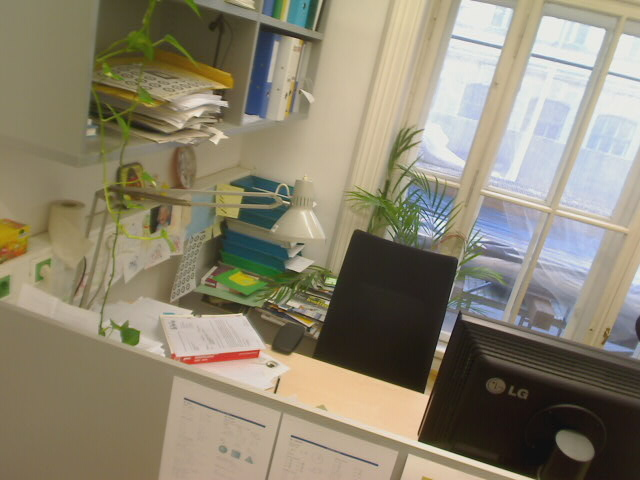
#> input picture assignment_2_code/desk/Image-00.jpg, 640 x 480 px, found by its file name
$ python main_descriptors_image.py
#> lines starting #> are read from the running program, lines starting #| are printed output that depends on the picture
### assignment_2_code/harris_corner.py
#!/usr/bin/env python3
# -*- coding: utf-8 -*-

""" Corner detection with the Harris corner detector

Author: Max Tamussino
MatrNr: 01611815
"""
import numpy as np
import cv2


def harris_corner(img, sigma1, sigma2, k, threshold):
    """ Detect corners using the Harris corner detector

    :param img: Grayscale input image
    :type img: np.ndarray with shape (height, width) with dtype = np.float32 and values in the range [0., 1.]

    :param sigma1: Sigma for the first Gaussian filtering
    :type sigma1: float

    :param sigma2: Sigma for the second Gaussian filtering
    :type sigma2: float

    :param k: Coefficient for harris formula
    :type k: float

    :param threshold: corner threshold
    :type threshold: float

    :return: (i_xx, i_yy, i_xy, g_xx, g_yy, g_xy, h_dense, h_nonmax, corners):
        i_xx: squared input image filtered with derivative of gaussian in x-direction
        i_yy: squared input image filtered with derivative of gaussian in y-direction
        i_xy: Multiplication of input image filtered with derivative of gaussian in x- and y-direction
        g_xx: i_xx filtered by larger gaussian
        g_yy: i_yy filtered by larger gaussian
        g_xy: i_xy filtered by larger gaussian
        h_dense: Result of harris calculation for every pixel. Array of same size as input image.
            Values normalized to 0-1
        h_nonmax: Binary mask of non-maxima suppression. Array of same size as input image.
            1 where values are NOT suppressed, 0 where they are.
        corners: n x 3 array containing all detected corners after thresholding and non-maxima suppression.
            Every row vector represents a corner with the elements [y, x, d]
            (d is the result of the harris calculation)
    :rtype: (np.ndarray, np.ndarray, np.ndarray, np.ndarray, np.ndarray, np.ndarray, np.ndarray, np.ndarray, np.ndarray)

    """

    ######################################################
    # Create first gaussian kernel with sigma1
    kernel_width1 = 2 * round(3 * sigma1) + 1
    kernel = cv2.getGaussianKernel(kernel_width1, sigma1)  # (kernel_width x 1)
    gauss1 = np.outer(kernel, kernel.transpose())  # (kernel_width x kernel_width)

    # Apply blurring to input image
    blurred = cv2.filter2D(img, -1, gauss1)

    # Compute derivative and squares/products needed
    i_x = np.gradient(blurred, axis=0)
    i_y = np.gradient(blurred, axis=1)
    i_xy = np.multiply(i_x, i_y)
    i_xx = np.square(i_x)
    i_yy = np.square(i_y)

    # Create second gaussian kernel with sigma2
    kernel_width2 = 2 * round(3 * sigma2) + 1
    kernel = cv2.getGaussianKernel(kernel_width2, sigma2)  # (kernel_width x 1)
    gauss2 = np.outer(kernel, kernel.transpose())  # (kernel_width x kernel_width)

    # Apply blurring to the derivatives
    g_xx = cv2.filter2D(i_xx, -1, gauss2)
    g_yy = cv2.filter2D(i_yy, -1, gauss2)
    g_xy = cv2.filter2D(i_xy, -1, gauss2)

    # Compute value R for all entries: det(M)-k*trace(M)^2
    # Note: M = ((g_xx, g_xy), (g_xy, g_yy))
    # Note: det(M) = g_xx * g_yy - g_xy * g_xy
    # Note: trace(M) = g_xx + g_yy
    h_dense = np.multiply(g_xx, g_yy) - np.square(g_xy) - k * np.square(g_xx + g_yy)
    h_dense /= np.max(h_dense)
    h_dense = np.where(h_dense >= threshold, h_dense, 0)

    # Create neighbour arrays to compare
    north = np.roll(h_dense, 1, 0)
    south = np.roll(h_dense, -1, 0)
    west = np.roll(h_dense, -1, 1)
    east = np.roll(h_dense, 1, 1)
    northwest = np.roll(h_dense, (1, -1), (0, 1))
    northeast = np.roll(h_dense, (1, 1), (0, 1))
    southwest = np.roll(h_dense, (-1, -1), (0, 1))
    southeast = np.roll(h_dense, (-1, 1), (0, 1))

    # Decision tree: where h_dense is greater than all neighbours, h_nonmax is 1
    inter_1 = np.logical_and(h_dense >= north, h_dense > south)
    inter_2 = np.logical_and(h_dense >= east, h_dense > west)
    inter_3 = np.logical_and(h_dense >= northeast, h_dense > southwest)
    inter_4 = np.logical_and(h_dense >= southeast, h_dense > northwest)
    inter_5 = np.logical_and(inter_1, inter_2)
    inter_6 = np.logical_and(inter_3, inter_4)
    inter_7 = np.logical_and(inter_5, inter_6)
    h_nonmax = np.where(inter_7, 1, 0)

    # Filter coordinates where h_nonmax != 0
    coordinates = np.argwhere(h_nonmax)

    # Initialise array with additional column
    corners = np.zeros((coordinates.shape[0], 3))

    # Assign first two columns with coordinates and third with value of R
    corners[:, [0, 1]] = coordinates
    corners[:, 2] = h_dense[coordinates[:, 0], coordinates[:, 1]]

    # Print number of found corners
    print(coordinates.shape[0])

    return i_xx, i_yy, i_xy, g_xx, g_yy, g_xy, h_dense, h_nonmax, corners
    ######################################################

### assignment_2_code/descriptor_functions.py
#!/usr/bin/env python3
# -*- coding: utf-8 -*-

""" Descriptor functions

Author: Max Tamussino
MatrNr: 01611815
"""
from typing import Callable

import numpy as np
import cv2

from helper_functions import circle_mask


# [62 lines left out: functions patch_basic, patch_norm, patch_sort, patch_sort_circle, not called in this run]
    ######################################################


def block_orientations(patch: np.ndarray) -> np.ndarray:
    """ Compute orientation-histogram based descriptor from a patch

    Orientation histograms from 16 4 x 4 blocks of the patch, concatenated in row major order (1 x 128).
    Each orientation histogram should consist of 8 bins in the range [-pi, pi], each bin being weighted by the sum of
    gradient magnitudes of pixel orientations assigned to that bin.

    :param patch: Patch of the image around a corner
    :type patch: np.ndarray with shape (16, 16)

    :return: Orientation-histogram based Descriptor
    :rtype: np.ndarray with shape (1, 128)
    """
    ######################################################
    descriptor = np.zeros((1, 0))

    # Calculate gradients
    grad_x = np.gradient(patch, axis=0)
    grad_y = np.gradient(patch, axis=1)
    grad_mag = np.sqrt(np.square(grad_x) + np.square(grad_y))

    # Calculate orientations
    orient = np.arctan2(grad_y, grad_x)

    # Prepare bins for value characterisation
    bins = np.arange(-np.pi, np.pi, 2*np.pi/8)

    # Iterate over the blocks
    for i in range(0, 4):
        for j in range(0, 4):
            # Create sub patch and characterise content according to bins
            sub_patch_grad_mag = grad_mag[i * 4:(i + 1) * 4, j * 4:(j + 1) * 4]
            sub_patch_orient = orient[i * 4:(i + 1) * 4, j * 4:(j + 1) * 4]
            sub_patch_orient_binned = np.digitize(sub_patch_orient, bins)

            # Create histogram
            histogram = np.zeros((1, 8))
            for k in range(0, 8):
                # Histogram entry is the sum of gradient magnitudes found in that bin
                histogram[0, k] = np.sum(np.multiply(np.where(sub_patch_orient_binned == k, 1, 0), sub_patch_grad_mag))

            # Normalise histogram by gradient magnitude sum
            gradient_sum = np.sum(sub_patch_grad_mag)
            if gradient_sum != 0:
                histogram = histogram / gradient_sum

            # Add histogram to the descriptor
            descriptor = np.hstack((descriptor, histogram))

    return descriptor
    ######################################################


def compute_descriptors(descriptor_func: Callable,
                        img: np.ndarray,
                        locations: np.ndarray,
                        patch_size: int) -> (np.ndarray, np.ndarray):
    """ Calculate the given descriptor using descriptor_func on patches of the image, centred on the locations provided

    :param descriptor_func: Descriptor to compute at each location
    :type descriptor_func: function

    :param img: Grayscale input image
    :type img: np.ndarray with shape (height, width) with dtype = np.float32 and values in the range [0., 1.]

    :param locations: Locations at which to compute the descriptors (n x 2)
    :type locations: np.ndarray with the shape (n x 2). First column is y (row), second is x (column).

    :param patch_size: Value defining the width and height of the patch around each location
        to pass to the descriptor function.
    :type patch_size: int

    :return: (interest_points, descriptors):
        interest_points: k x 2 array containing the image coordinates [y,x] of the corners.
            Locations too close to the image boundary to cut out the image patch should not be contained.
        descriptors: k x patch_size^2 matrix containing the patch descriptors.
            Each row vector stores the concatenated column vectors of the image patch around each corner.
            Corners too close to the image boundary to cut out the image patch should not be contained.
    :rtype: (np.ndarray, np.ndarray)
    """
    ######################################################
    interest_points = np.zeros((0, 2))
    if descriptor_func == block_orientations:
        descriptors = np.zeros((0, 128))
    else:
        descriptors = np.zeros((0, patch_size*patch_size))

    patch_rad = int((patch_size - 1) / 2)
    right_top_addon = 0
    if patch_size % 2 == 0:
        right_top_addon = 1

    for loc in locations:
        x = int(loc[0])
        y = int(loc[1])
        if x < patch_rad or x > img.shape[0] - patch_rad - right_top_addon:
            # print("skipped x={} y={}".format(x, y))
            continue
        if y < patch_rad or y > img.shape[1] - patch_rad - right_top_addon:
            # print("skipped x={} y={}".format(x, y))
            continue
        patch = img[x - patch_rad:x + patch_rad + 1 + right_top_addon,
                    y - patch_rad:y + patch_rad + 1 + right_top_addon]
        descriptor = descriptor_func(patch)
        interest_points = np.vstack((interest_points, [x, y]))
        descriptors = np.vstack((descriptors, descriptor))

    return interest_points, descriptors
    ######################################################

### assignment_2_code/match_descriptors.py
#!/usr/bin/env python3
# -*- coding: utf-8 -*-

""" Match descriptors in two images

Author: Max Tamussino
MatrNr: 01611815
"""
import numpy as np
import cv2


def match_descriptors(descriptors_1: np.ndarray, descriptors_2: np.ndarray, best_only: bool) -> np.ndarray:
    """ Find matches for patch descriptors

    :param descriptors_1: Patch descriptors of first image
    :type descriptors_1: np.ndarray with shape (m, n) containing m descriptors of length n

    :param descriptors_2: Patch descriptor of second image
    :type descriptors_2: np.ndarray with shape (m, n) containing m descriptors of length n

    :param best_only: If True, only keep the best match for each descriptor
    :type best_only: Boolean

    :return: Array representing the successful matches. Each row contains the indices of the matches descriptors
    :rtype: np.ndarray with shape (k, 2) with k being the number of matches
    """
    ######################################################
    # Empty array of matches
    matches = np.zeros((0, 2)).astype(int)

    # Keep track of index
    index1 = -1
    for descr1 in descriptors_1:
        # Index tracking
        index1 += 1
        index2 = -1

        # Save best & second best match (and index for the best)
        best_index = -1
        best_val = 1000
        secondbest_val = 1000

        for descr2 in descriptors_2:
            # Index tracking
            index2 += 1

            # Calculate distance
            new_val = np.linalg.norm(descr1 - descr2)

            # Compare distance to best & second best
            if new_val < best_val:
                secondbest_val = best_val
                best_val = new_val
                best_index = index2
            elif new_val < secondbest_val:
                secondbest_val = new_val

        # Only add to matches if best << second best
        if best_val / secondbest_val < 0.8:
            matches = np.vstack((matches, [index1, best_index]))

    print("Image one: {} corners".format(descriptors_1.shape[0]))
    print("Image two: {} corners".format(descriptors_2.shape[0]))
    print("Matches: {}".format(matches.shape[0]))
    return matches
    ######################################################

### assignment_2_code/helper_functions.py
#!/usr/bin/env python3
# -*- coding: utf-8 -*-

"""
Machine Vision and Cognitive Robotics (376.054)
Exercise 2: Harris Corners
Clara Haider, Matthias Hirschmanner 2020
Automation & Control Institute, TU Wien

Tutors: machinevision@acin.tuwien.ac.at
"""
import numpy as np
import matplotlib.pyplot as plt
import cv2


# [92 lines left out: function show_corners, not called in this run]


def show_matches(img_1: np.ndarray,
                 img_2: np.ndarray,
                 corners_1: np.ndarray,
                 corners_2: np.ndarray,
                 matches: np.ndarray,
                 save_image: bool = False):
    """ Plot the matches between two images

    :param img_1: First grayscale image
    :type img_1: np.ndarray with shape (height, width) with dtype = np.float32 and values in the range [0., 1.]

    :param img_2: Second grayscale image
    :type img_2: np.ndarray with shape (height, width) with dtype = np.float32 and values in the range [0., 1.]

    :param corners_1: Array containing the coordinates of all detected corners in the first image
    :type corners_1: np.ndarray with shape (n, 2) where each row consists of the [y, x] coordinates of an corner

    :param corners_2: Array containing the coordinates of all detected corners in the second image
    :type corners_2: np.ndarray with shape (n, 2) where each row consists of the [y, x] coordinates of an corner

    :param matches: Array representing the successful matches. Each row contains the indices of the matches descriptors
    :param save_image: np.ndarray with shape (k, 2) with k being the number of matches.
        Each row contains the index of the corner in img_1 and img_2 respectively: [idx_1, idx_2]

    :return: None
    """
    height_a, width_a = img_1.shape
    height_b, width_b = img_2.shape

    if height_a < height_b:
        img_1 = np.r_[img_1, np.zeros((height_b - height_a, width_a))]
    elif height_b < height_a:
        img_2 = np.r_[img_2, np.zeros((height_a - height_b, width_b))]

    img = np.c_[img_1, img_2]

    plt.figure(2)
    plt.imshow(img, cmap='gray')

    # plot red X at Corners
    plt.scatter(x=corners_1[:, 1], y=corners_1[:, 0], c='red', marker='x', lw=0.3)
    plt.scatter(x=corners_2[:, 1] + width_a, y=corners_2[:, 0], c='red', marker='x', lw=0.3)

    for i in range(0, matches.shape[0]):
        y = np.c_[corners_1[int(matches[i, 0]), 0], corners_2[int(matches[i, 1]), 0]].flatten()
        x = np.c_[corners_1[int(matches[i, 0]), 1], corners_2[int(matches[i, 1]), 1] + width_a].flatten()
        color = np.random.uniform(0, 1, 3)

        plt.plot(x, y, c=color, lw=0.5)

    plt.xticks([])
    plt.yticks([])
    plt.tight_layout()
    if save_image:
        plt.savefig('matches.png', dpi=300)
    plt.show()


# [50 lines left out: functions circle_mask, rotate_bound, not called in this run]

### assignment_2_code/main_descriptors_image.py
#!/usr/bin/env python3
# -*- coding: utf-8 -*-

"""
Machine Vision and Cognitive Robotics (376.054)
Exercise 2b: Harris Corners
Clara Haider, Matthias Hirschmanner 2020
Automation & Control Institute, TU Wien

Tutors: machinevision@acin.tuwien.ac.at
"""
from pathlib import Path

import numpy as np
from descriptor_functions import *
from harris_corner import harris_corner
from helper_functions import *
from match_descriptors import *

if __name__ == '__main__':
    save_image = True  # Enables saving of matches image
    imageset = 3

    if imageset == 0:
        # Plant
        img_path_1 = 'plant/Image_0_1.JPG'
        img_path_2 = 'plant/Image_0_2.JPG'
    elif imageset == 1:
        # Desk
        img_path_1 = 'desk/Image-00.JPG'
        img_path_2 = 'desk/Image-01.JPG'
    elif imageset == 2:
        # Desk (exposure)
        img_path_1 = 'desk/Image-00.JPG'
        img_path_2 = 'desk/Image-01-cl.JPG'
    elif imageset == 3:
        # Desk (far)
        img_path_1 = 'desk/Image-00.JPG'
        img_path_2 = 'desk/Image-03.JPG'
    elif imageset == 4:
        # Plant (far)
        img_path_1 = 'plant/Image_0_0.JPG'
        img_path_2 = 'plant/Image_0_3.JPG'

    # Parameters
    sigma1 = 1
    sigma2 = 2
    threshold = 0.01
    k = 0.04
    patch_size = 9
    rotation = 0.0


    current_path = Path(__file__).parent
    img_gray_1 = cv2.imread(str(current_path.joinpath(img_path_1)), cv2.IMREAD_GRAYSCALE)
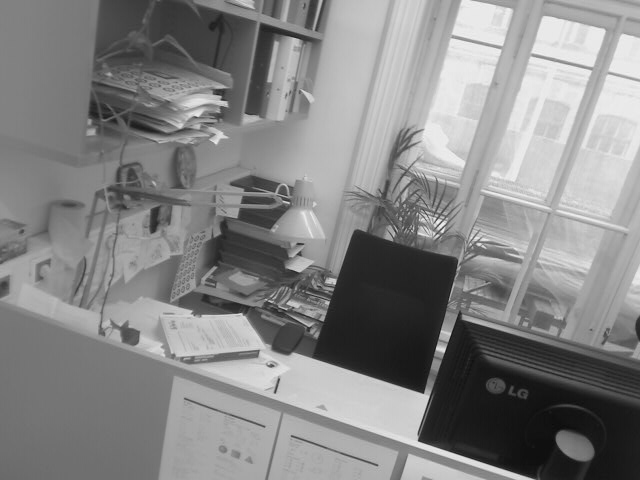
#> img_gray_1: shape (480, 640); min 9, max 248, mean 133.4
    if img_gray_1 is None:
        raise FileNotFoundError("Couldn't load image " + str(current_path.joinpath(img_path_1)))

    img_gray_2 = cv2.imread(str(current_path.joinpath(img_path_2)), cv2.IMREAD_GRAYSCALE)
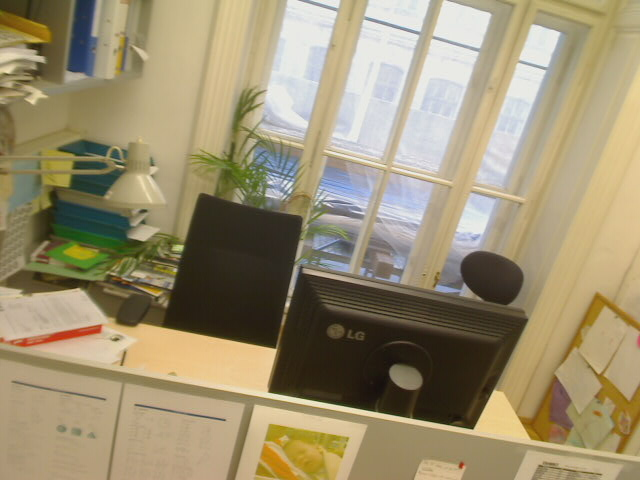
#> input picture assignment_2_code/desk/Image-03.jpg, 640 x 480 px, found by its file name
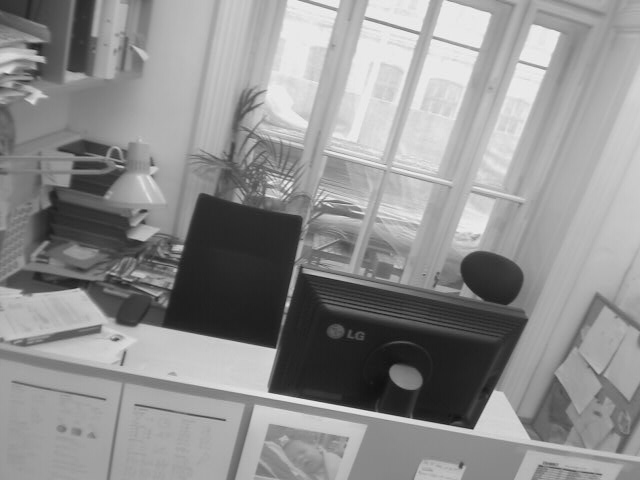
#> img_gray_2: shape (480, 640); min 17, max 244, mean 143.9
    if img_gray_2 is None:
        raise FileNotFoundError("Couldn't load image " + str(current_path.joinpath(img_path_2)))

    # Rotation of the image
    if rotation > 0:
        img_gray_2 = rotate_bound(img_gray_2, rotation)

    # Convert images from uint8 with range [0,255] to float32 with range [0,1]
    img_gray_1 = img_gray_1.astype(np.float32) / 255.
    img_gray_2 = img_gray_2.astype(np.float32) / 255.

    # Choose which descriptor to use by indexing into the cell array
    descriptor_func_ind = 4

    # descriptor function names
    descriptor_funcs = [patch_basic, patch_norm, patch_sort, patch_sort_circle, block_orientations]

    # Patch size must be 16 for block_orientations
    if descriptor_func_ind == 4:
        patch_size = 16

    descriptor_func = descriptor_funcs[descriptor_func_ind]

    # Harris corner detector
    _, _, _, _, _, _, _, _, corners = harris_corner(img_gray_1, sigma1=sigma1, sigma2=sigma2, threshold=threshold, k=k)
#> in harris_corner, `g_xy = cv2.filter2D(i_xy, -1, gauss2)`:
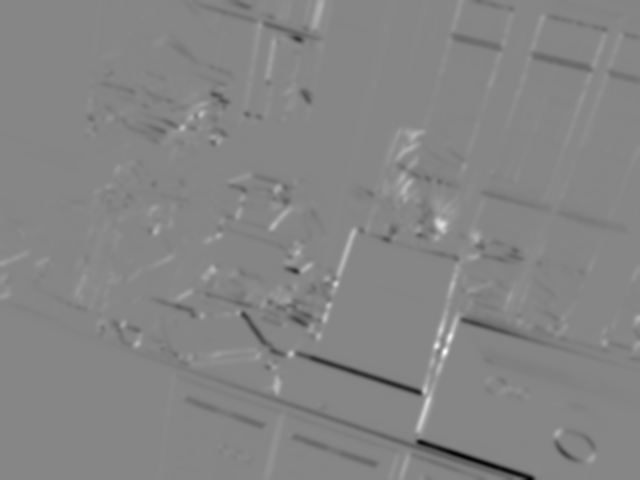
#> g_xy: shape (480, 640) float32; min -0.00718, max 0.00648, mean -3.76e-05; drawn with min black and max white
#> in harris_corner, `h_dense = np.multiply(g_xx, g_yy) - np.square(g_xy) - k * np.square(g_..`:
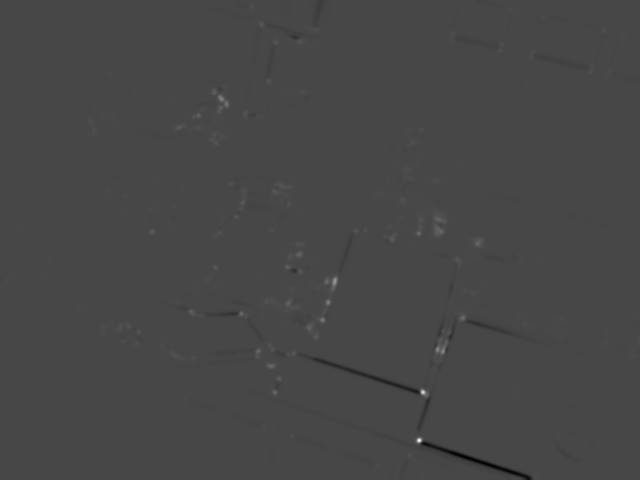
#> h_dense: shape (480, 640) float32; min -1.95e-05, max 5.05e-05, mean -7.06e-09; drawn with min black and max white
#> in harris_corner, `inter_1 = np.logical_and(h_dense >= north, h_dense > south)`:
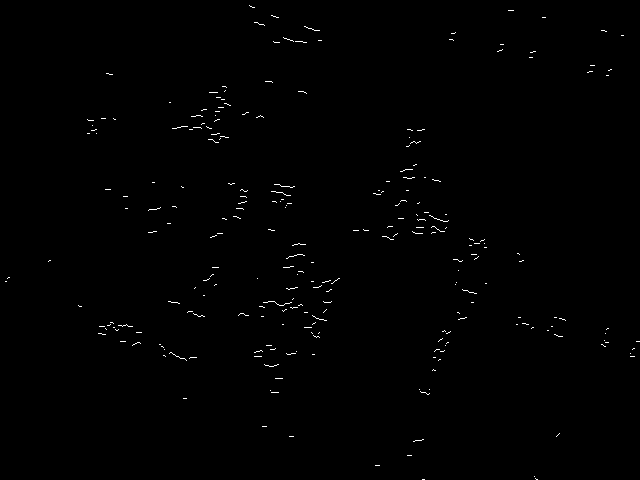
#> inter_1: shape (480, 640) bool; 0.48% white in thin lines or dots
#> in harris_corner, `inter_6 = np.logical_and(inter_3, inter_4)`:
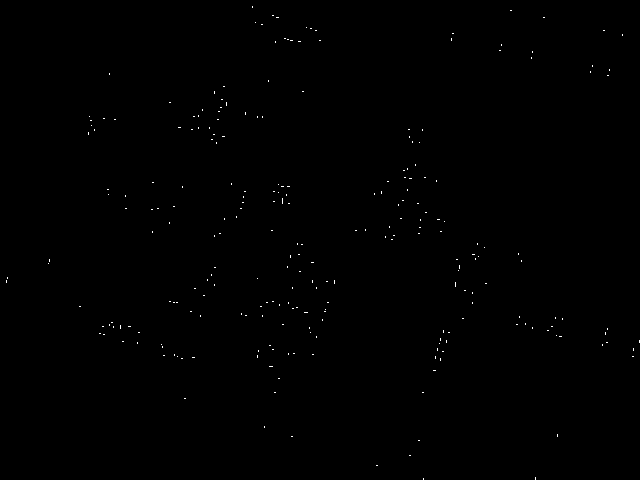
#> inter_6: shape (480, 640) bool; 0.18% white in thin lines or dots
#> (the rest of the program and of its run is left out)
